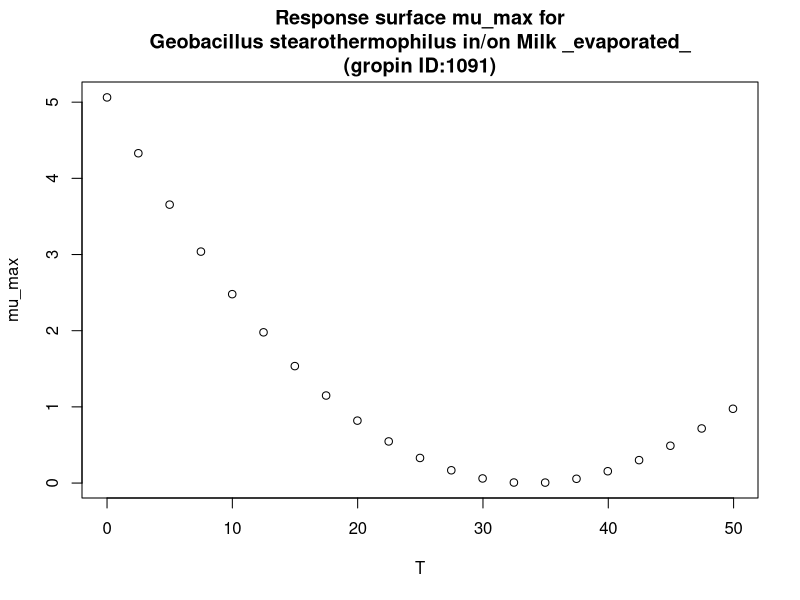

R code for this plot:
#############################
# start of Parameter script
#############################
T <- seq(0,49.95004995005,length.out=21)
#############################
# end of Parameter script
#############################
############################# 
# start of Model script Gropin ID 1091 
#############################
 
# constant coefficients for this model
 
variables <- data.frame(T)
argumentsPar <- expand.grid(variables)
 
# heart of the model
response_surface <- function(T) {
   mumax <-2.068*(T-68.14)*((T-33.76)^2)/((28.06)*((28.06)*(T-61.82)-(-604.0656+12.64*T)))

return(mumax=mumax)
} 

# output parameters
mumax <- cbind(argumentsPar,response_surface(argumentsPar['T']))
colnames(mumax) <- c(colnames(argumentsPar),'mumax')
#############################
# End of Model script
#############################
############################# 
# start of Visualisation script Gropin ID 1091 
#############################
plot(T,mumax$mumax,
                          xlab='T',
                          ylab='mu_max',main='Response surface mu_max for
Geobacillus stearothermophilus in/on Milk _evaporated_
(gropin ID:1091)')
#############################
# End of Visualisation script
#############################
